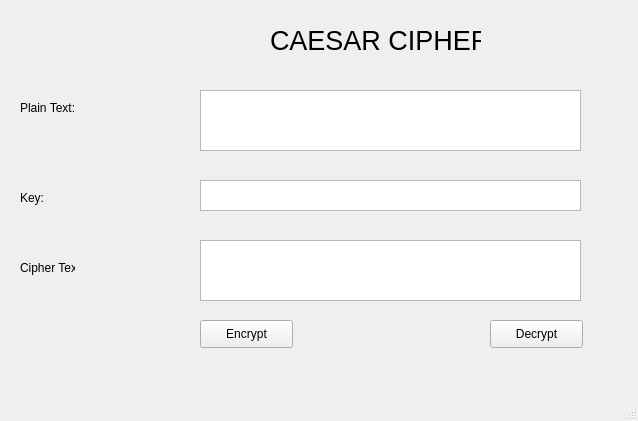
<?xml version="1.0" encoding="UTF-8"?>
<ui version="4.0">
 <class>MainWindow</class>
 <widget class="QMainWindow" name="MainWindow">
  <property name="geometry">
   <rect>
    <x>0</x>
    <y>0</y>
    <width>638</width>
    <height>421</height>
   </rect>
  </property>
  <property name="windowTitle">
   <string>MainWindow</string>
  </property>
  <widget class="QWidget" name="centralwidget">
   <widget class="QTextEdit" name="txt_plain_text">
    <property name="geometry">
     <rect>
      <x>200</x>
      <y>90</y>
      <width>381</width>
      <height>61</height>
     </rect>
    </property>
   </widget>
   <widget class="QTextEdit" name="txt_key">
    <property name="geometry">
     <rect>
      <x>200</x>
      <y>180</y>
      <width>381</width>
      <height>31</height>
     </rect>
    </property>
   </widget>
   <widget class="QTextEdit" name="txt_cipher_text">
    <property name="geometry">
     <rect>
      <x>200</x>
      <y>240</y>
      <width>381</width>
      <height>61</height>
     </rect>
    </property>
   </widget>
   <widget class="QLabel" name="label">
    <property name="geometry">
     <rect>
      <x>20</x>
      <y>100</y>
      <width>55</width>
      <height>16</height>
     </rect>
    </property>
    <property name="text">
     <string>Plain Text:</string>
    </property>
   </widget>
   <widget class="QLabel" name="label_2">
    <property name="geometry">
     <rect>
      <x>20</x>
      <y>190</y>
      <width>55</width>
      <height>16</height>
     </rect>
    </property>
    <property name="text">
     <string>Key:</string>
    </property>
   </widget>
   <widget class="QLabel" name="label_3">
    <property name="geometry">
     <rect>
      <x>20</x>
      <y>260</y>
      <width>55</width>
      <height>16</height>
     </rect>
    </property>
    <property name="text">
     <string>Cipher Text:</string>
    </property>
   </widget>
   <widget class="QPushButton" name="btn_encrypt">
    <property name="geometry">
     <rect>
      <x>200</x>
      <y>320</y>
      <width>93</width>
      <height>28</height>
     </rect>
    </property>
    <property name="text">
     <string>Encrypt</string>
    </property>
   </widget>
   <widget class="QPushButton" name="btn_decrypt">
    <property name="geometry">
     <rect>
      <x>490</x>
      <y>320</y>
      <width>93</width>
      <height>28</height>
     </rect>
    </property>
    <property name="text">
     <string>Decrypt</string>
    </property>
   </widget>
   <widget class="QLabel" name="label_4">
    <property name="geometry">
     <rect>
      <x>270</x>
      <y>20</y>
      <width>211</width>
      <height>41</height>
     </rect>
    </property>
    <property name="font">
     <font>
      <pointsize>20</pointsize>
     </font>
    </property>
    <property name="text">
     <string>CAESAR CIPHER</string>
    </property>
   </widget>
  </widget>
  <widget class="QMenuBar" name="menubar">
   <property name="geometry">
    <rect>
     <x>0</x>
     <y>0</y>
     <width>638</width>
     <height>21</height>
    </rect>
   </property>
  </widget>
  <widget class="QStatusBar" name="statusbar"/>
 </widget>
 <resources/>
 <connections/>
</ui>
